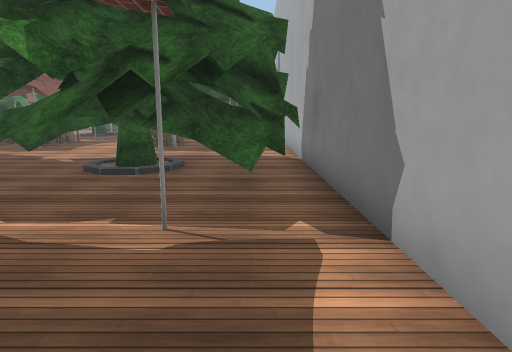
view 1 (above)

18 first-person views from a walk through a Unity game level. The camera is 1.2 m above the floor, tilts 10° down and sees 75° across. The floor is counted in squares, 1 m on a side. Each view is taken from the middle of a square. On the plan, view 1 faces up. The plan holds only what a view shows up to about 14 squares ahead; the rest is blank. The place goes on beyond the plan. Some surface patterns are stand-ins.

view 2
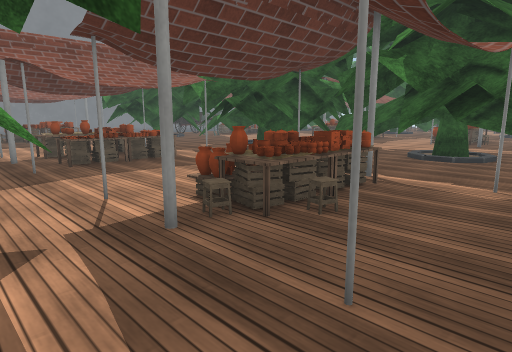

view 3
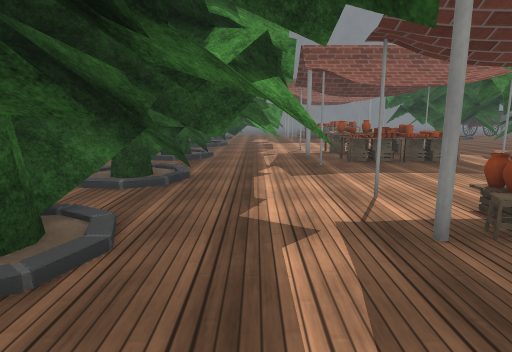

view 4
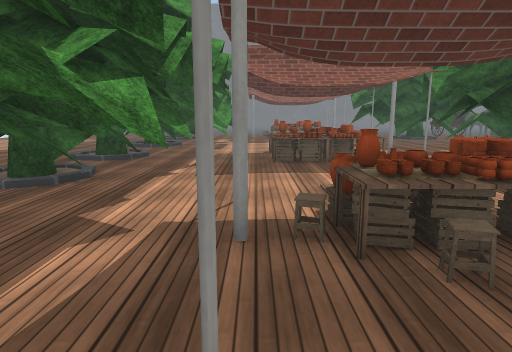

view 5
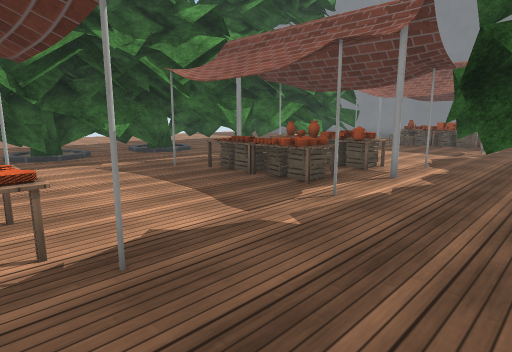

view 6
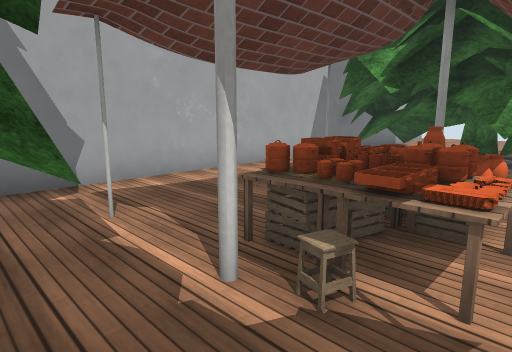

view 7
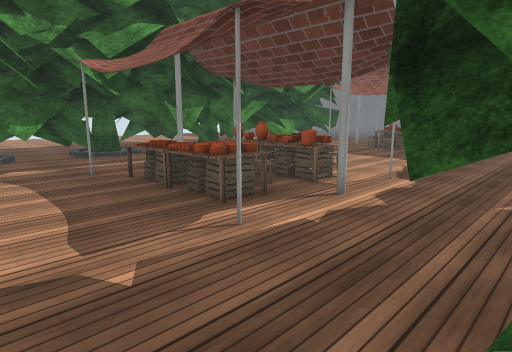

view 8
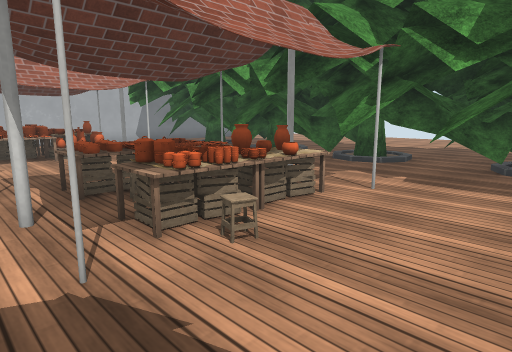

view 9
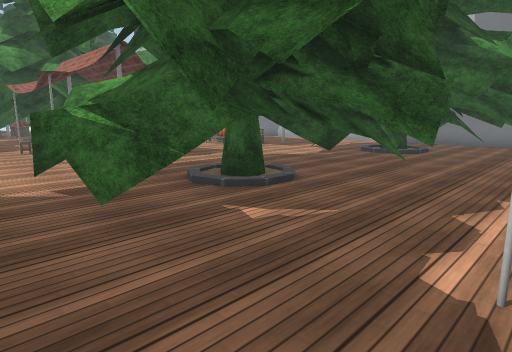

view 10
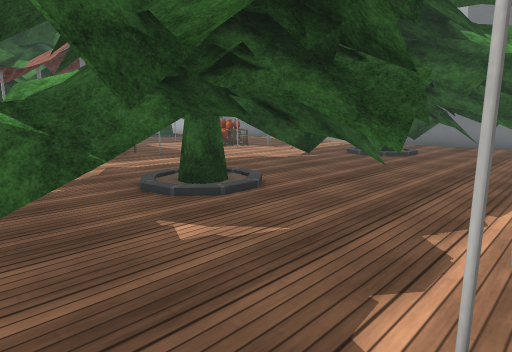

view 11
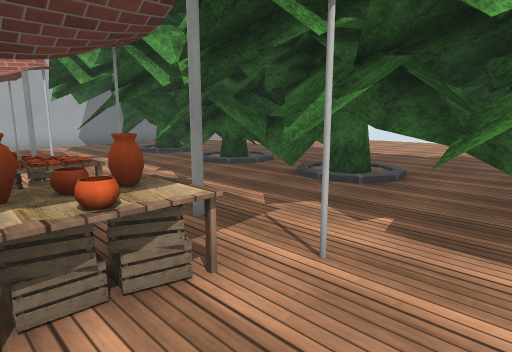

view 12
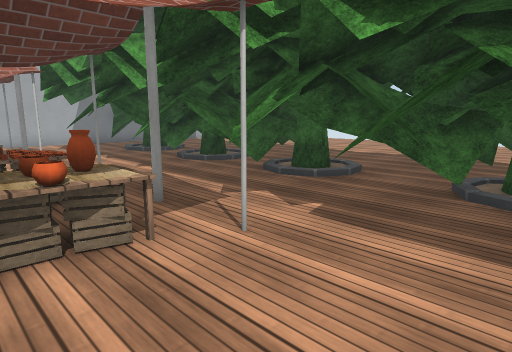

view 13
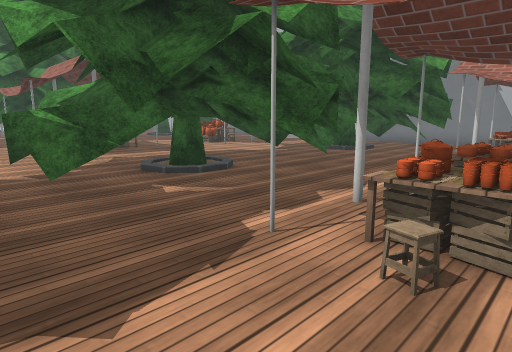

view 14
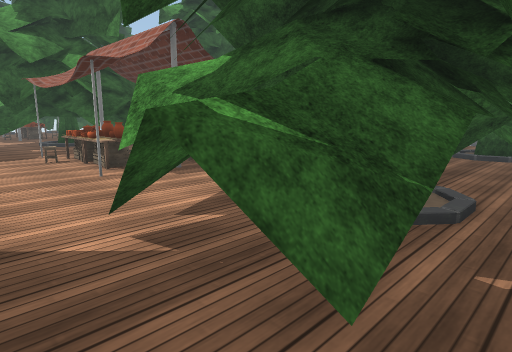

view 15
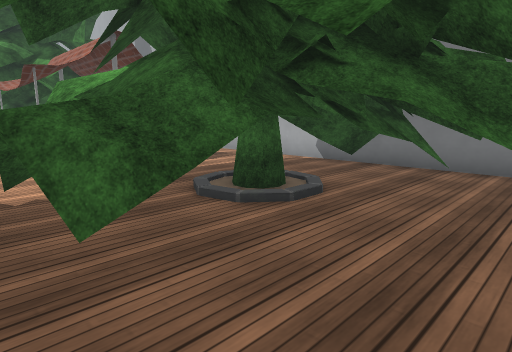

view 16
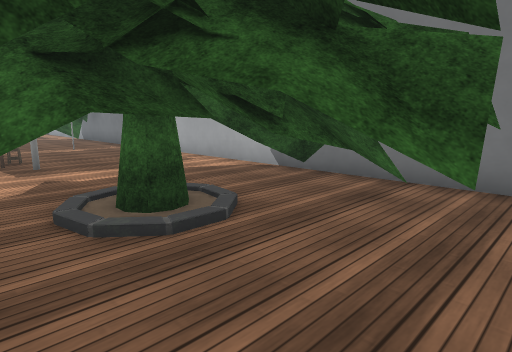

view 17
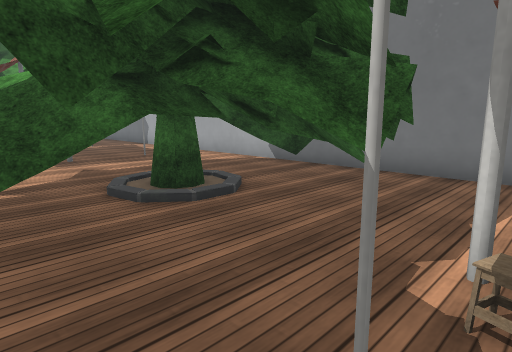

view 18
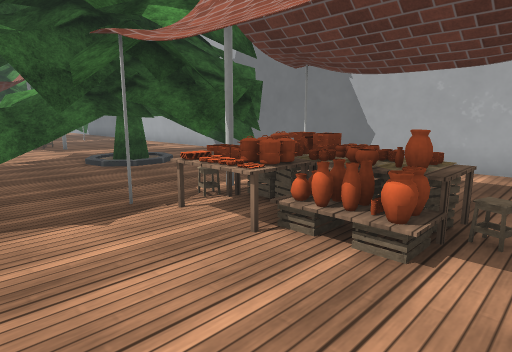

### Floor plan
Key: @ floor where view 1 was taken; # wall or solid block; . main floor; : floor 0.5 m higher than the main floor; = window, fence, low wall or low ledge; T tree; A table; J jar; B bowl; O other object.
Columns run from 15 left of view 1 to 1 right of it. Each row starts with its distance up from view 1.
 23    TT
 22   TTTT     T
 21   TTTTT   TTT
 20   T.TTT   TTTT
 19   ..TTT     TT
 18   ..O       O...
 17  ..OO        ...
 16  ..O   ..    ...
 15  ..OOOO..    ...
 14  ..OAOO...   ...#
 13  ...O.......O...#
 12  ...............#
 11  ..TT.....TTT...#
 10  .TTTT...TTTT...#
  9  .TTTTTTT:TT TTT#
  8  TTTTTTTTTTTTTTTT
  7 ..TTTTTTTTTTTTTTT
  6 ...TTTTT..T.TTTT#
  5 .....TT.....TTT.#
  4 ................#
  3 ...#O.....AAA...#
  2 ...AAAA...AAA...#
  1 ...OJAA....=O...#
  0 ...BBAA....JJ..@#
 -1 ...AO.A.....O...#
 -2 TT.TT......T....#
 -3 TTTTT..TTTTTT...#
 -4 TTTTTTTTTTTTT..T#
 -5 TTTTTTTTTTTTTTTTT
 -6 TTTT TTTTTTTTTTTT
 -7   TTTTT T  T TTT#
 -8  TTTTT          #
 -9  T...  ...
-10  .........
-11   ........
-12   . ....
-13      ...
-14      ..

Where each view was taken, in squares from view 1:
view 1: 0 up, 0 right, facing up
view 2: 3 down, 0 right, facing up-left
view 3: 3 down, 0 right, facing left
view 4: 1 down, 0 right, facing left
view 5: 6 up, 4 left, facing down-left
view 6: 5 up, 5 left, facing down-right
view 7: 6 up, 6 left, facing down-left
view 8: 4 up, 15 left, facing down-right
view 9: 3 up, 15 left, facing up-right
view 10: 3 up, 14 left, facing up-right
view 11: 1 up, 14 left, facing down-right
view 12: 1 up, 15 left, facing down-right
view 13: 1 up, 15 left, facing up-right
view 14: 6 up, 15 left, facing up-right
view 15: 4 up, 7 left, facing up-right
view 16: 4 up, 5 left, facing up-right
view 17: 3 up, 6 left, facing up-right
view 18: 1 down, 7 left, facing up-right
